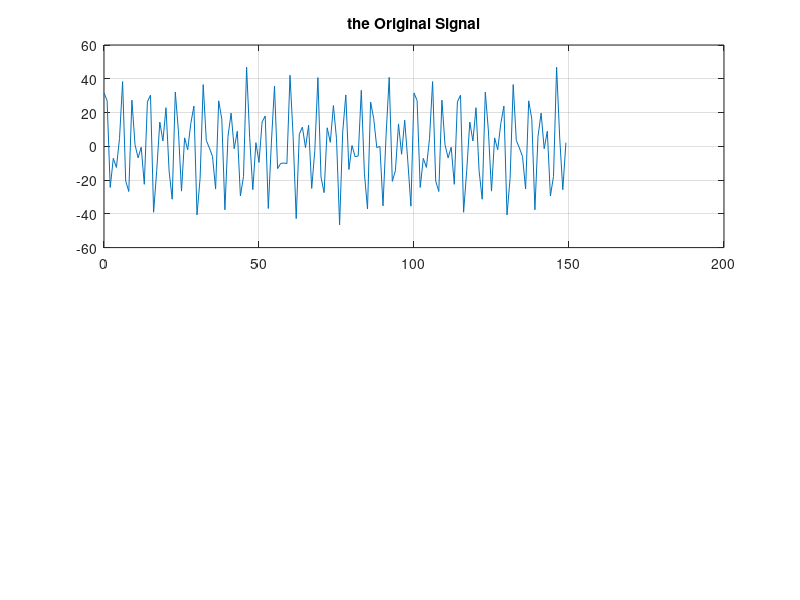

This chart was generated by the following MATLAB code: (Note: this script raises an error after producing the figure.)
clc;clear;

omega=0:(pi/500):pi;

fir_1=[1,-2*cos(0.44*pi),1];
fir_2=[1,-2*cos(0.7*pi),1];     % a

n=0:149;
x=5*cos(0.3*pi.*n)+22*cos(0.44*pi.*n-pi/3)+22*cos(0.7*pi.*n-pi/4);  %b

subplot(2,1,1);plot(n,x);title('the Original Signal');grid on;

fir=firfilt(fir_1,fir_2);
after=firfilt(x,fir);                  
subplot(2,1,2);plot(after);title('the Filted Siganl');grid on;     %c

sample_1=zeros(40);
for i=1:40
    sample_1(i)=after(i);
end;
figure,plot(sample_1);title('the first 40 points of Signal');grid on;     %d   the first 40 points

figure,plot(sample_1);axis([5,40,-20,20]);title('the 5 to 40 point of Signal');grid on;   %e








   